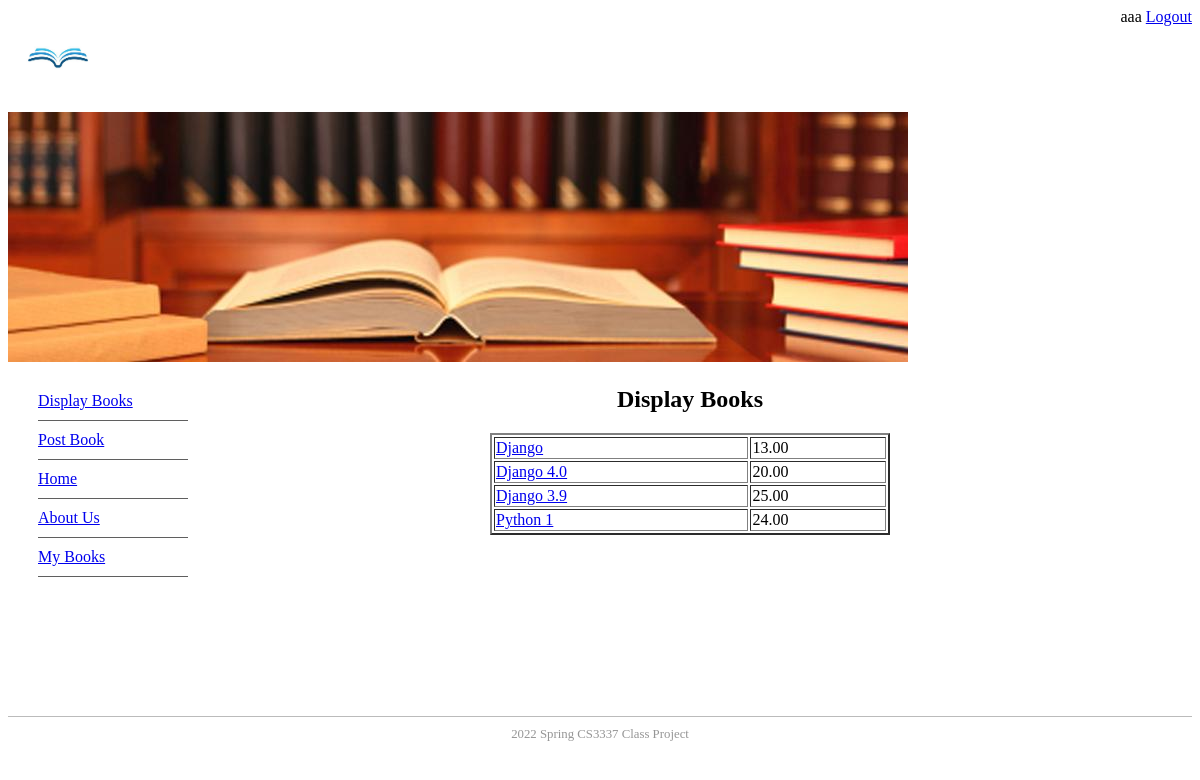
Screenshot of /displaybooks (signed in) with the database file from the repository.
### bookMng/models.py (models this page shows, shortened)
class MainMenu(models.Model):
    item = models.CharField(max_length=200, unique=True)
    link = models.CharField(max_length=200, unique=True)

class Book(models.Model):
    name = models.CharField(max_length=200)
    web = models.URLField(max_length=200)
    price = models.DecimalField(decimal_places=2, max_digits=8)
    publishdate = models.DateField(auto_now=True)
    picture = models.FileField(upload_to='bookEx/static/uploads')
    pic_path = models.CharField(max_length=300, editable=False, blank=True)
    username = models.ForeignKey(User, blank=True, null=True, on_delete=models.CASCADE)

### bookMng/views.py (the view)
# urls.py: path('displaybooks', views.displaybooks, name='displaybooks'),
@login_required(login_url=reverse_lazy('login'))
def displaybooks(request):
    books = Book.objects.all()
    for b in books:
        b.pic_path = b.picture.url[14:]
    return render(request,
                  "bookMng/displaybooks.html",
                  {
                      'item_list': MainMenu.objects.all(),
                      'books': books
                  }
                  )

### BookEx/templates/bookMng/displaybooks.html (shortened to what this page needs)
{% extends "base.html" %}
{% load static %}
{% block sidenav %}
  {% for item in item_list %}
       <li>
           <a href="{{ item.link }}"> {{ item.item }} </a>
       </li>
  {% endfor %}
{% endblock sidenav %}
{% block content %}
<h1 align="center"> Display Books </h1>
<table align="center" border="2"  width="400">
    {% for book in books %}
       <tr>
           <td>
               <a href="book_detail/{{ book.id }}"> {{ book.name }} </a>
           </td>
           <td>
               {{ book.price }}
           </td>
       </tr>
    {% endfor %}
</table>
{% endblock content %}

### BookEx/templates/base.html (shortened to what this page needs)
{% load static %}
<!DOCTYPE html>
<html lang="en">
<head>
    <link href="{% static 'main.css' %}" rel="stylesheet" type="text/css">
</head>
<body>
<header>
    <div>
        <img src="{% static 'logo.jpg' %}" width="100" height="100" />
        <span style="float: right;">
            {% if user.is_authenticated %}
                        {{ user.username }}
                        <a href="{% url 'logout' %}?next=/">Logout</a>
            {% else %}
                 Not Logged in
                 <a href="{% url 'login' %}?next=/">Login</a>
            {% endif %}
        </span>
    </div>
        <img src="{% static 'banner.jpg' %}" />
</header>
<aside id="leftsidebar">
    <nav id="nav">
        <ul>
            {% block sidenav %}{% endblock sidenav %}
        </ul>
    </nav>
</aside>
<section>
    {% block content %}{% endblock content %}
</section>
<footer id="footer">
    2022 Spring CS3337 Class Project
</footer>
</body>
</html>

### BookEx/static/main.css (style rules this page uses)
#leftsidebar { width: 180px; height: 350px; float: left; }
#nav li { padding-top: 10px; padding-bottom: 10px; font-size: 1em; list-style-type: none; border-bottom: thin solid #5f5f5f; color: #4c4c4c; left: 0px; list-style-position: inside; margin-left: -10px; }
#footer { text-align: center; font-size: 0.8em; margin-top: 5px; padding-top: 10px; padding-bottom: 10px; background-color: #FFFFFF; border-top: thin solid #BBBBBB; clear: both; color: #969696; }

### rows the page displays
MainMenu: item "Display Books"
MainMenu: item "Post Book"
MainMenu: item "Home"
MainMenu: item "About Us"
MainMenu: item "My Books"
Book: name "Django", price "13.00"
Book: name "Django 4.0", price "20.00"
Book: name "Django 3.9", price "25.00"
Book: name "Python 1", price "24.00"

### other values shown
{{ user.username }} "aaa"
